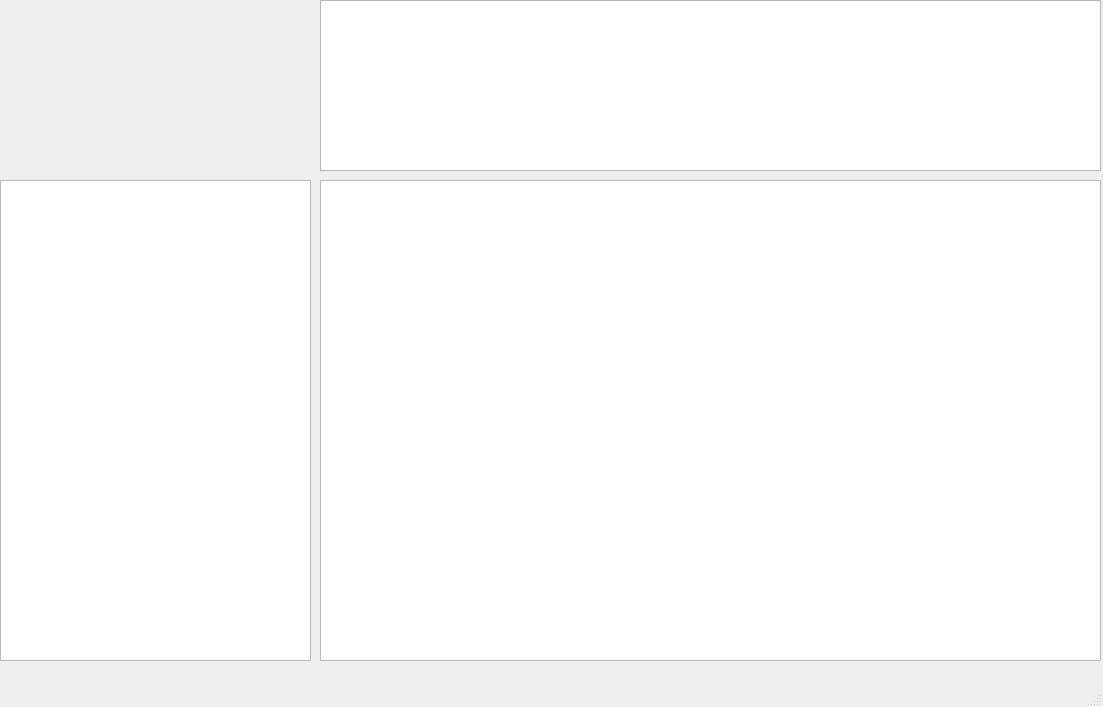
<?xml version="1.0" encoding="UTF-8"?>
<ui version="4.0">
 <class>MainWindow</class>
 <widget class="QMainWindow" name="MainWindow">
  <property name="geometry">
   <rect>
    <x>0</x>
    <y>0</y>
    <width>1103</width>
    <height>707</height>
   </rect>
  </property>
  <property name="windowTitle">
   <string>MainWindow</string>
  </property>
  <widget class="QWidget" name="centralwidget">
   <widget class="QTextEdit" name="textEdit">
    <property name="geometry">
     <rect>
      <x>320</x>
      <y>0</y>
      <width>781</width>
      <height>171</height>
     </rect>
    </property>
   </widget>
   <widget class="QTableView" name="tableView">
    <property name="geometry">
     <rect>
      <x>320</x>
      <y>180</y>
      <width>781</width>
      <height>481</height>
     </rect>
    </property>
   </widget>
   <widget class="QListView" name="listView">
    <property name="geometry">
     <rect>
      <x>0</x>
      <y>180</y>
      <width>311</width>
      <height>481</height>
     </rect>
    </property>
   </widget>
  </widget>
  <widget class="QMenuBar" name="menubar">
   <property name="geometry">
    <rect>
     <x>0</x>
     <y>0</y>
     <width>1103</width>
     <height>23</height>
    </rect>
   </property>
  </widget>
  <widget class="QStatusBar" name="statusbar"/>
 </widget>
 <resources/>
 <connections/>
</ui>
